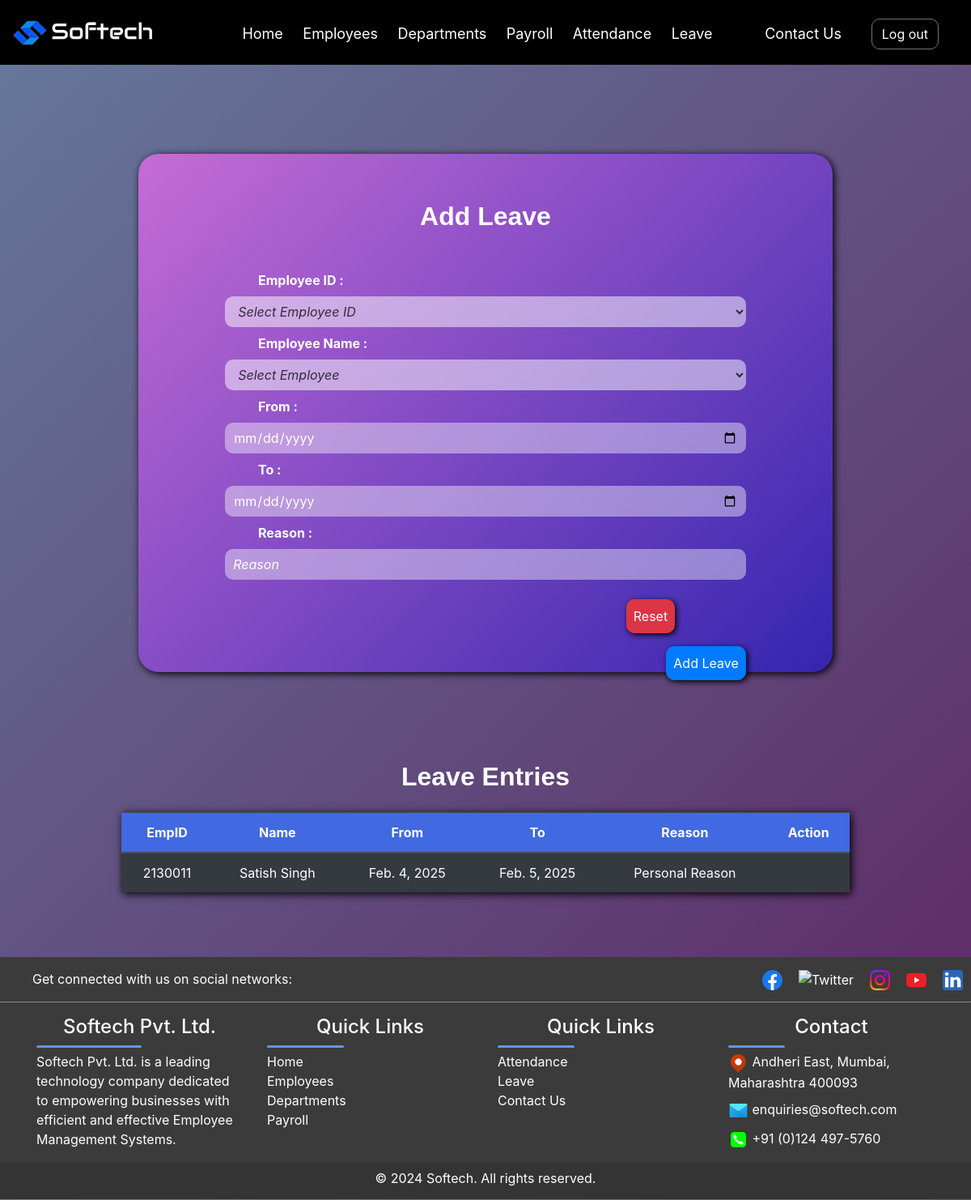
Before: /leave with the older database file.
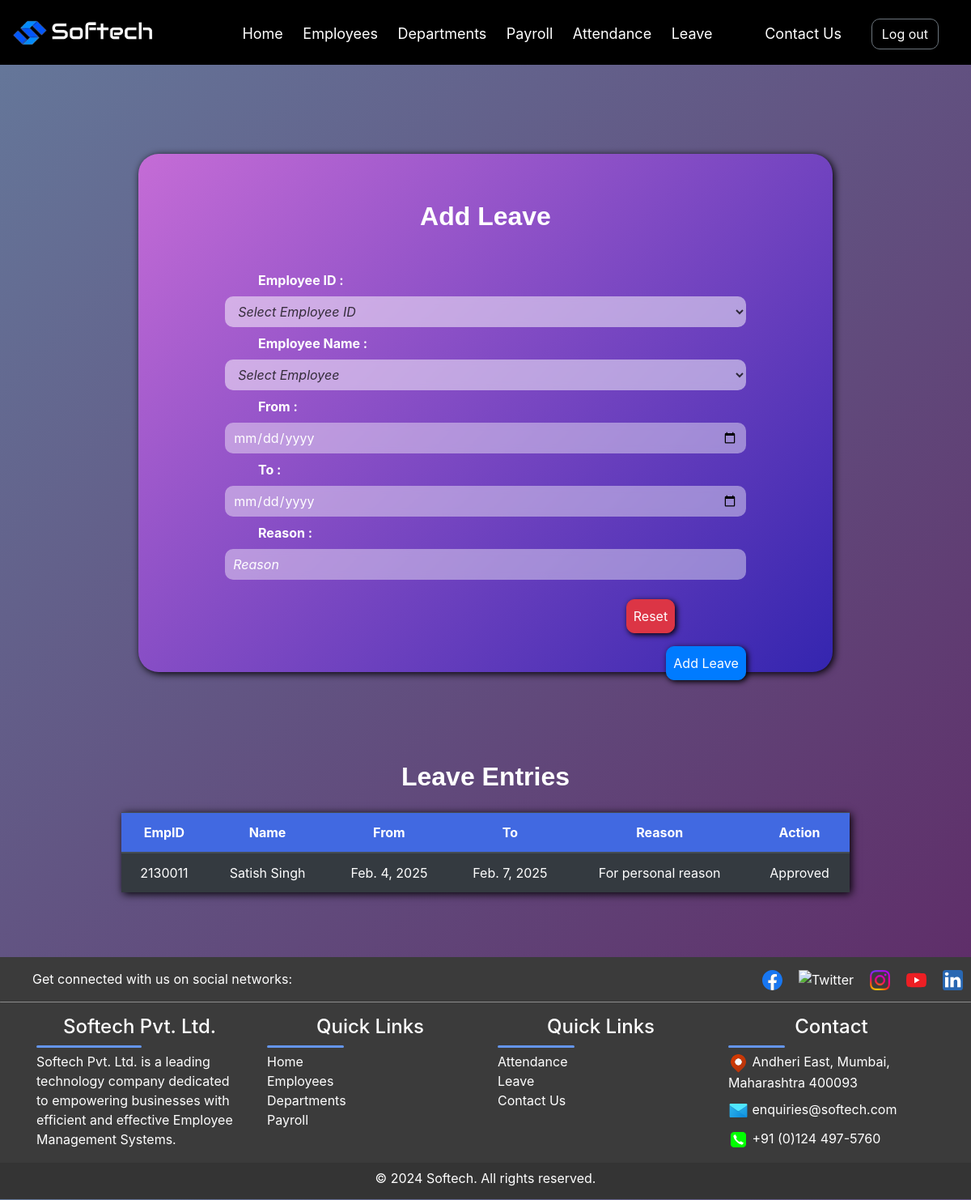
After: the same page with the newer database file.
### app/models.py (models this page shows, shortened)
class Leave(models.Model):
      emp_name = models.ForeignKey(Employees, on_delete=models.CASCADE)
      emp_id = models.CharField(max_length=100)
      from_date = models.DateField()
      to_date = models.DateField()
      reason = models.TextField()
      action = models.TextField(blank=True)

class Employees(models.Model):
      emp_id = models.CharField(max_length=10, primary_key=True)
      emp_name = models.CharField(max_length=100)
      mobile_number = models.CharField(max_length=15)
      email = models.EmailField()
      address = models.TextField()
      department_name = models.ForeignKey(Departments, on_delete=models.CASCADE)
      role = models.CharField(max_length=100)
      def __str__(self):
        return str(self.emp_name)

### app/views.py (the view)
# urls.py: path('leave', views.leave_page, name="leave"),
def leave_page(request):
    leaves=Leave.objects.all()
    context={'leave':leaves}
    return render(request, 'app/leave.html', context)

### app/templates/app/leave.html (shortened to what this page needs)
{% extends "base_template/base.html" %}
{% load static %}
{% block content %}
         <div class="bg-body py-5 justify-content-center" id="formbackground">
            <h2 class="fs-3 fw-bold text-decoration-underline mb-5">Add Leave</h2>
            <label for="Eid">Employee ID :</label>
            <select id="Eid" class="form-control mb-2 w-75 mx-auto">
               <option value="">Select Employee ID</option>
            </select>
            <label for="Ename">Employee Name :</label>
            <select id="Ename" class="form-control mb-2 w-75 mx-auto">
               <option value="">Select Employee</option>
            </select>
            <label for="from">From :</label>
            <input type="date" id="from" class="form-control mb-2 w-75 mx-auto">
            <label for="to">To :</label>
            <input type="date" id="to" class="form-control mb-2 w-75 mx-auto">
            <label for="reason">Reason :</label>
            <input type="text" id="reason" placeholder="Reason" class="form-control mb-2 w-75 mx-auto">
            <div class="buttons w-75 mx-auto">
               <div>
                  <div class="text-end">
                     <button class="btn btn-danger mt-3 me-2 p-2" id="resetBtn" style="margin-left: 77%;">Reset</button>
                     <button class="btn btn-primary mt-3 p-2" id="addBtn" style="float: right;">Add Leave</button>
                  </div>
               </div>
            </div>
         </div>
        <div class="w-auto mx-auto">
            <h2 class="fs-3 fw-bold text-decoration-underline mb-2 mt-5">Leave Entries</h2>
            <table class="table table-dark table-hover mt-4 mb-5 text-center w-75">
               <thead class="fw-bold">
                <th>EmpID</th>
                <th>Name</th>
                <th>From</th>
                <th>To</th>
                <th>Reason</th>
                <th colspan="2">Action</th>
            </thead>
            <tbody id="LeaveTable">
               {% for l in leave %}
               <tr>
                  <td>{{l.emp_id}}</td>
                  <td>{{l.emp_name}}</td>
                  <td>{{l.from_date}}</td>
                  <td>{{l.to_date}}</td>
                  <td>{{l.reason}}</td>
                  <td>{{l.action}}</td>
               </tr>
               {% endfor %}
            </tbody>
         </table>
      </div>
   {% endblock content %}

### app/templates/base_template/base.html (shortened to what this page needs)
{% load static %}
<!DOCTYPE html>
<html>
   <head>
      <link rel="stylesheet" href="{% static 'app/CSS_Files/index.css' %}">
      <link rel="stylesheet" href="{% static 'app/CSS_Files/style.css' %}">
      <link rel="stylesheet" href="{% static 'app/CSS_Files/signup.css' %}">
      <link rel="stylesheet" href="{% static 'app/CSS_Files/login.css' %}">
      <link rel="stylesheet" href="https://maxcdn.bootstrapcdn.com/bootstrap/4.5.2/css/bootstrap.min.css">
      <link href="https://cdnjs.cloudflare.com/ajax/libs/font-awesome/5.15.4/css/all.min.css" rel="stylesheet">
    </head>
    <body class="container-fluid" style="background:linear-gradient(135deg, #65799b 0%,#5e2563 100%);">
            <div class="navigationbar">
                <div>
                    <img src="{% static 'images/SoftechLogo-removebg-preview.png' %}">
                    <div>
                        <nav class="navbar justify-content-center">
                            <ul>
                                <li><a href="{% url "index" %}">Home</a></li>
                                <li><a href="{% url "employee" %}">Employees</a></li>
                                <li><a href="{% url "department" %}">Departments</a></li>
                                <li><a href="{% url "payroll" %}">Payroll</a></li>
                                <li><a href="{% url "attendance" %}">Attendance</a></li>
                                <li><a href="{% url "leave" %}">Leave</a></li>
                                <li style="float: right; position: absolute; right: 150px;"><a href="">Contact Us</a></li>
                                <li><a href="index.html"><button id="logout" class="btn btn-outline-secondary">Log out</button></a></li>
                            </ul>
                        </nav>
                    </div>
                </div>
            </div>
            {% block content %}{% endblock content %}
            <footer class="mainfooter" role="contentinfo">
                <div>
                    <ul style="display: inline; list-style-type: none;">
                        <li class="icon">Get connected with us on social networks:</li>
                        <li class="icon" style="float: inline-end; margin: auto 10px;"><a href="#" class="icoLinkedin" title="Linkedin"> <!DOCTYPE svg  PUBLIC '-//W3C//DTD SVG 1.1//EN'  'http://www.w3.org/Graphics/SVG/1.1/DTD/svg11.dtd'> </a></li>
                        <li class="icon" style="float: inline-end; margin: auto 10px;"><a href="#" class="icoYoutube" title="Youtube"><!DOCTYPE svg  PUBLIC '-//W3C//DTD SVG 1.1//EN'  'http://www.w3.org/Graphics/SVG/1.1/DTD/svg11.dtd'></li>
                        <li class="icon" style="float: inline-end; margin: auto 10px;"><a href="#" class="icoInstagram" title="Instagram"><img src="{% static 'images/insta.png' %}" alt="Instagram" height="25"></a></li>
                        <li class="icon" style="float: inline-end; margin: auto 10px;"><a href="#" class="icoTwitter" title="Twitter"><img src="https://uxwing.com/wp-content/themes/uxwing/download/brands-and-social-media/x-social-media-white-icon.png" alt="Twitter" height="25"></a></li>
                        <li class="icon" style="float: inline-end; margin: auto 10px;"><a href="#" class="icoFacebook" title="Facebook"><!DOCTYPE svg  PUBLIC '-//W3C//DTD SVG 1.1//EN'  'http://www.w3.org/Graphics/SVG/1.1/DTD/svg11.dtd'></a></li>
                    </ul>
                    <hr>
                </div>
                <div class="footer-middle">
                <div class="container">
                  <div class="row">
                    <div class="col-md-3 col-sm-6">
                      <div class="footer-pad">
                        <h4>Softech Pvt. Ltd.</h4>
                        <div class="underline1"></div>
                        <ul class="list-unstyled">
                          <li>Softech Pvt. Ltd. is a leading technology company dedicated to empowering businesses with efficient and effective Employee Management Systems.</li>
                        </ul>
                      </div>
                    </div>
                    <div class="col-md-3 col-sm-6">
                      <div class="footer-pad">
                        <h4>Quick Links</h4>
                        <div class="underline2"></div>
                        <ul class="list-unstyled">
                            <li><a href="{% url "index" %}">Home</a></li>
                            <li><a href="{% url "employee" %}">Employees</a></li>
                            <li><a href="departments.html">Departments</a></li>
                            <li><a href="payroll.html">Payroll</a></li>
                        </ul>
                      </div>
                    </div>
                    <div class="col-md-3 col-sm-6">
                      <div class="footer-pad">
                        <h4>Quick Links</h4>
                        <div class="underline2"></div>
                        <ul class="list-unstyled">
                            <li><a href="attendance.html">Attendance</a></li>
                            <li><a href="leave.html">Leave</a></li>
                            <li><a href="">Contact Us</a></li>
                        </ul>
                      </div>
                    </div>
                      <div class="col-md-3">
                          <h4>Contact</h4>
                          <div class="underline3"></div>
                          <ul class="social-network social-circle list-unstyled">
                           <li class="icon"><img style="height: 25px;" src="{% static 'images/locationicon.png' %}" alt="Location"></li>
                           <li class="icon">Andheri East, Mumbai, Maharashtra 400093</li><br>
                           <li class="icon"><img style="height: 25px; margin: 10px 0 !important;" src="{% static 'images/mailicon.png' %}" alt="Mail"></li>
                           <li class="icon">enquiries@softech.com</li><br>
                           <li class="icon"><img style="height: 25px;" src="{% static 'images/callicon.png' %}" alt="Call"></li>
                           <li class="icon">+91 (0)124 497-5760</li>
                          </ul>
                  </div>
                  </div>
                </div>
                  <div class="row footer-bottom text-center" style="width: 100%; margin: 0; padding: 7px 0; height: 45px; background-color: #343434;">
                  <div class="col-md-12 copy">
                  <p class="text-center" style="margin-bottom: 15px !important;"> © 2024 Softech. All rights reserved.</p>
                  </div>
                  </div>
                </div>
              </footer>
     </body>
  </html>

### app/static/app/CSS_files/index.css (style rules this page uses)
body { background-image: url("https://images.pexels.com/photos/7078666/pexels-photo-7078666.jpeg?auto=compress&cs=tinysrgb&w=1260&h=750&dpr=1"); background-size: cover; }
button { margin: 20px 0; border-radius: 10px !important; }
p { text-align: center; color: white; }
::placeholder { color: white !important; }
h4 { font-weight: bold; text-align: center; margin-bottom: 20px; }
hr { border: none; height: 1px; background-color: rgba(255, 255, 255, 0.5); backdrop-filter: blur(5px); color: white; border-radius: 10px; }

### app/static/app/CSS_files/style.css (style rules this page uses)
body { background: linear-gradient(135deg, #647095 0%, #5e2563 100%); color: white !important; margin: 0 !important; padding: 0 !important; overflow-x: hidden; }
.bg-body { background-color: rebeccapurple !important; }
h2 { font-family: Helvetica; text-align: center; }
a { color: white; }
table thead { color: white; font-weight: bold; background-color: royalblue; margin: auto; padding: auto; }
table { margin: auto !important; box-shadow: 2px 2px 10px black; }
input, textarea { background-color: rgba(255, 255, 255, 0.416) !important; background-blend-mode: overlay !important; backdrop-filter: blur(5px) !important; color: white !important; border: none !important; border-radius: 10px !important; padding: 10px !important; transition: background-color 0.3s ease-in-out !important; }
::placeholder { color: rgba(0, 0, 0, 0.744) !important; font-style: italic; }
h2 { margin: 10px 0px !important; font-weight: bold !important; text-align: center !important; }
select { font-style: italic; background-color: rgba(255, 255, 255, 0.5) !important; backdrop-filter: blur(5px) !important; color: rgba(0, 0, 0, 0.744) !important; border: none !important; border-radius: 10px !important; transition: background-color 0.3s ease-in-out !important; }
button { margin: 20px 0; border-radius: 10px !important; transition: background-color 0.3s ease-in-out !important; box-shadow: 2px 2px 7px black; }
table tr td { color: white; }
hr { color: white; }
@media screen and (min-width: 768px) { .table { width: 100% !important; } }
.navigationbar { position: relative; height: 80px; width: 100%; background-color: black; z-index: 0; background-size: cover; }
.navigationbar div img { position: absolute; width: 175px; margin-top: 25px; margin-left: 15px; z-index: 1; }
nav { position: absolute; z-index: 2; color: white; }
nav ul { list-style-type: none; padding: 0; margin-top: 20px; }
nav ul li { font-size: 18px; display: inline; text-align: center; padding: 0 10px; }
nav ul li a { color: white; text-decoration: none; }
#logout { float: right; position: absolute; right: 40px; top: 23px; color: white !important; }
#formbackground { background: linear-gradient(135deg, #c56cd6 0%, #3425af 100%); border-radius: 25px; margin: 110px 171px; transition: transform 0.3s ease; box-shadow: 2px 2px 10px black; }
label { color: white; font-weight: bold; margin-left: 148px; }
footer { background-color: #3b3b3b; color: white; margin-top: 80px; padding-top: 15px; }
.icon { display: inline; }
ul li a { color: white; }
hr { border: none; height: 1px; background-color: rgba(255, 255, 255, 0.5); backdrop-filter: blur(5px); color: white; border-radius: 10px; }
.underline1 { border: none; height: 3px; width: 130px; background-color: cornflowerblue; backdrop-filter: blur(5px); color: white; border-radius: 10px; margin-bottom: 5px; }
.underline2 { border: none; height: 3px; width: 95px; background-color: cornflowerblue; backdrop-filter: blur(5px); color: white; border-radius: 10px; margin-bottom: 5px; }
.underline3 { border: none; height: 3px; width: 70px; background-color: cornflowerblue; backdrop-filter: blur(5px); color: white; border-radius: 10px; margin-bottom: 5px; }

### app/static/app/CSS_files/signup.css (style rules this page uses)
body { background-image: url("https://images.pexels.com/photos/7078666/pexels-photo-7078666.jpeg?auto=compress&cs=tinysrgb&w=1260&h=750&dpr=1"); background-size: cover; }
button { margin: 20px 0; border-radius: 10px !important; }
p { text-align: center; color: white; }
::placeholder { color: white !important; }
h4 { font-weight: bold; text-align: center; margin-bottom: 20px; }
hr { border: none; height: 1px; background-color: rgba(255, 255, 255, 0.5); backdrop-filter: blur(5px); color: white; border-radius: 10px; }

Changed rows visible on the page:
removed Leave: emp_id "2130011", emp_name "Satish Singh", from_date "Feb. 4, 2025", to_date "Feb. 5, 2025", reason "Personal Reason"
added Leave: emp_id "2130011", emp_name "Satish Singh", from_date "Feb. 4, 2025", to_date "Feb. 7, 2025", reason "For personal reason", action "Approved"
